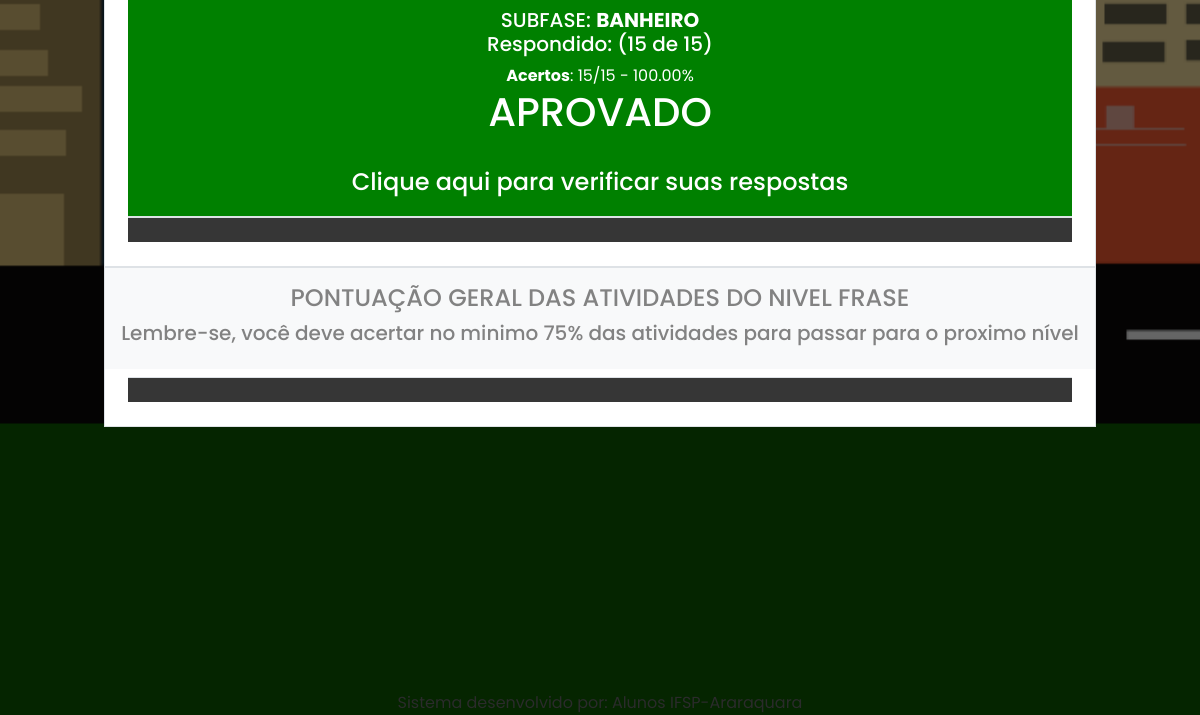
Page /SCORE/score.php (signed in, lower part) on the earlier database version.
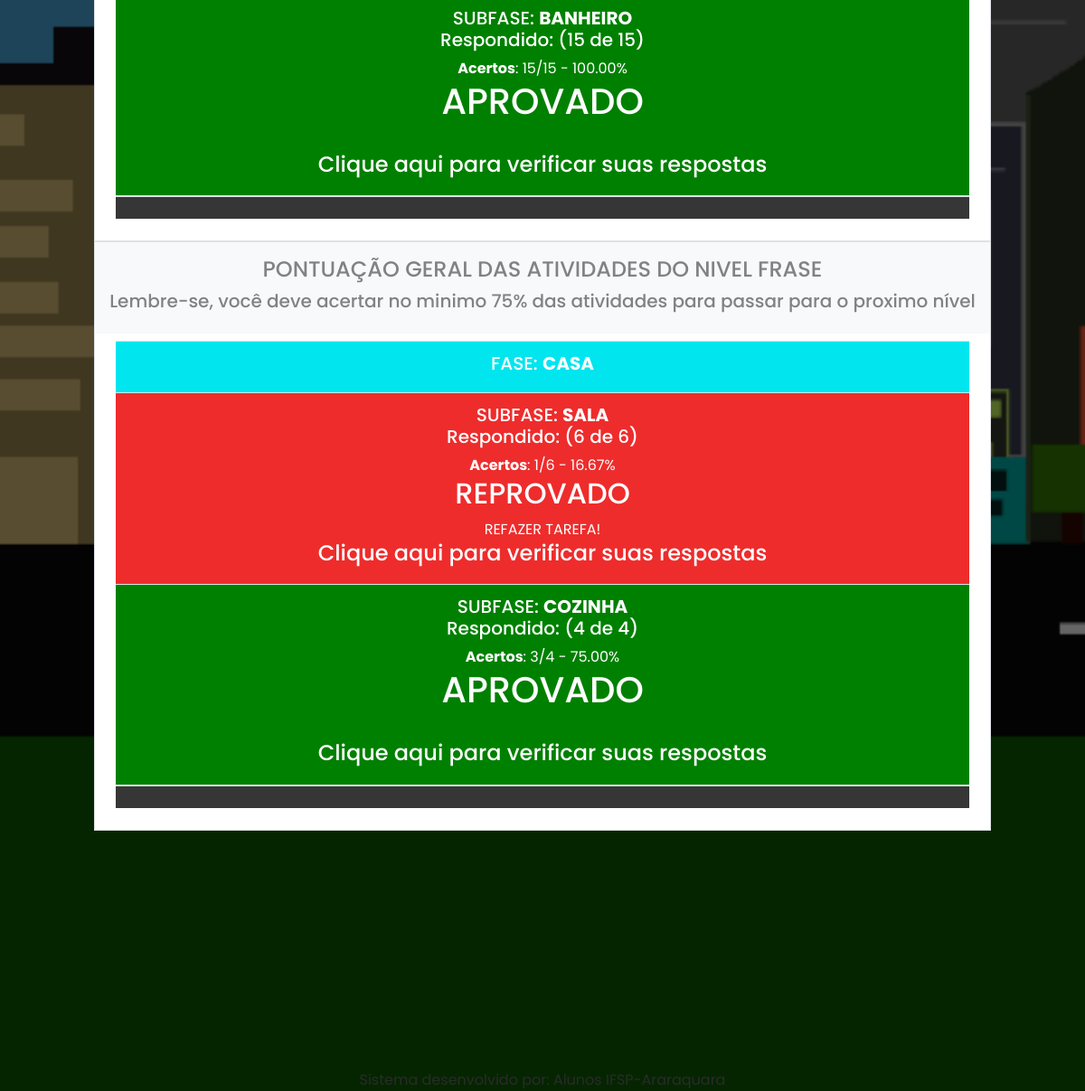
Same page on the later database version.
### tables this page shows
CREATE TABLE `resposta_frase` (
  `id_resposta_frase` int(11) NOT NULL,
  `resposta_frase_correta` varchar(100) NOT NULL,
  `resposta_frase_usuario` varchar(100) NOT NULL,
  `cod_usuario` int(11) NOT NULL,
  `cod_subfase` int(11) NOT NULL,
  `cod_frase` int(11) NOT NULL
);

CREATE TABLE `fase` (
  `id_fase` int(11) NOT NULL,
  `nome` varchar(100) NOT NULL
);

CREATE TABLE `subfase` (
  `id_subfase` int(11) NOT NULL,
  `nome` varchar(100) NOT NULL,
  `cod_fase` int(11) NOT NULL
);

### SCORE/score.php (called while the page is built, shortened)
<?php
include "../conexao.php";
include "../ABC/cabecalho_abc.php";
include "../ABC/menu_abc.php";
$select = "SELECT id_palavra, palavra FROM palavra";
$resultado = mysqli_query($conexao,$select)
   or die(mysqli_error($conexao));
while($linha=mysqli_fetch_assoc($resultado)){
  $palavra[$linha["id_palavra"]]=$linha["palavra"];
}
$select = "SELECT COUNT(id_palavra) as qtd, subfase.id_subfase as subfase
      FROM fase INNER JOIN subfase ON fase.id_fase = subfase.cod_fase";
$select.= " INNER JOIN palavra ON palavra.cod_subfase=subfase.id_subfase
          GROUP BY fase.id_fase, subfase.id_subfase ORDER BY fase.nome, subfase.nome";
$resultado = mysqli_query($conexao,$select)
or die(mysqli_error($conexao));
   while($linha=mysqli_fetch_assoc($resultado)){
     $subfase[$linha["subfase"]]=$linha["qtd"];
   }
$select = "SELECT COUNT(id_palavra) as qtd, subfase.id_subfase as subfase
      FROM fase INNER JOIN subfase ON fase.id_fase = subfase.cod_fase";
$select.= " INNER JOIN palavra ON palavra.cod_subfase=subfase.id_subfase
          INNER JOIN resposta ON
                    resposta.cod_palavra=palavra.id_palavra AND
                    cod_usuario='".$_SESSION["autorizado"]."'
          GROUP BY fase.id_fase, subfase.id_subfase ORDER BY fase.nome, subfase.nome";
$resultado = mysqli_query($conexao,$select)
or die(mysqli_error($conexao));
   while($linha=mysqli_fetch_assoc($resultado)){
     $subfase_usuario[$linha["subfase"]]=$linha["qtd"];
   }
$select = "SELECT COUNT(resposta) as qtd, cod_subfase FROM
           resposta
           WHERE cod_usuario='".$_SESSION["autorizado"]."'
           AND resposta=cod_palavra
          GROUP BY cod_subfase";
$resultado = mysqli_query($conexao,$select)
or die(mysqli_error($conexao));
   while($linha=mysqli_fetch_assoc($resultado)){
     $acerto_subfase_usuario[$linha["cod_subfase"]]=$linha["qtd"];
   }
 $select = "SELECT fase.nome as fase,
                   subfase.nome as subfase,
                   subfase.id_subfase as id_subfase,
                   resposta,
                   resposta.cod_palavra as questao
           FROM `resposta`
               INNER JOIN palavra ON
                       resposta.cod_palavra = palavra.id_palavra
               INNER JOIN subfase ON
                       resposta.cod_subfase=subfase.id_subfase AND
                       cod_usuario='".$_SESSION["autorizado"]."'";
$select.= "  INNER JOIN fase ON
                       subfase.cod_fase = fase.id_fase ORDER BY resposta.cod_subfase";
 $resultado = mysqli_query($conexao,$select)
   or die(mysqli_error($conexao));
  if(isset($_GET["pagina"])){
      $pagina=$_GET["pagina"];
      $consulta2 = "SELECT nome FROM subfase WHERE id_subfase = $pagina";
      $resultado2 = mysqli_query($conexao,$consulta2) or die("Erro na consulta2");
      $linha = mysqli_fetch_assoc($resultado2);
  }
    else{
      $linha["nome"]="scores";
  }
include "score_frase.php";
include "pagina_score.php";
include "pagina_score_frase.php";
?>

### SCORE/score_frase.php (called while the page is built, shortened)
<?php
$select_frase = "SELECT COUNT(id_frase) as qtd, subfase.id_subfase as subfase
      FROM fase INNER JOIN subfase ON fase.id_fase = subfase.cod_fase";
$select_frase.= " INNER JOIN frase ON frase.cod_subfase=subfase.id_subfase
          GROUP BY fase.id_fase, subfase.id_subfase ORDER BY fase.nome, subfase.nome";
$resultado_frase = mysqli_query($conexao,$select_frase)
or die(mysqli_error($conexao));
   while($linha_frase=mysqli_fetch_assoc($resultado_frase)){
     $subfase_frase[$linha_frase["subfase"]]=$linha_frase["qtd"];
   }
$select_frase= "SELECT COUNT(id_frase) as qtd, subfase.id_subfase as subfase
      FROM fase INNER JOIN subfase ON fase.id_fase = subfase.cod_fase";
$select_frase.= " INNER JOIN frase ON frase.cod_subfase=subfase.id_subfase
          INNER JOIN resposta_frase ON
                    resposta_frase.cod_frase=frase.id_frase AND
                    cod_usuario='".$_SESSION["autorizado"]."'
          GROUP BY fase.id_fase, subfase.id_subfase ORDER BY fase.nome, subfase.nome";
$resultado_frase = mysqli_query($conexao,$select_frase)
or die(mysqli_error($conexao));
   while($linha_frase=mysqli_fetch_assoc($resultado_frase)){
     $subfase_usuario_frase[$linha_frase["subfase"]]=$linha_frase["qtd"];
   }
$select_frase= "SELECT COUNT(resposta_frase_usuario) as qtd, cod_subfase FROM
           resposta_frase
           WHERE cod_usuario='".$_SESSION["autorizado"]."'
           AND resposta_frase_correta=resposta_frase_usuario
          GROUP BY cod_subfase";
$resultado_frase = mysqli_query($conexao,$select_frase)
or die(mysqli_error($conexao));
   while($linha_frase=mysqli_fetch_assoc($resultado_frase)){
     $acerto_subfase_usuario_frase[$linha_frase["cod_subfase"]]=$linha_frase["qtd"];
   }
 $select_frase= "SELECT fase.nome as fase,
                   subfase.nome as subfase,
                   subfase.id_subfase as id_subfase,
                   resposta_frase_usuario,
                   resposta_frase.resposta_frase_correta as questao
           FROM `resposta_frase`
               INNER JOIN frase ON
                       resposta_frase.cod_frase = frase.id_frase
               INNER JOIN subfase ON
                       resposta_frase.cod_subfase=subfase.id_subfase AND
                       cod_usuario='".$_SESSION["autorizado"]."'";
$select_frase.= "  INNER JOIN fase ON
                       subfase.cod_fase = fase.id_fase ORDER BY resposta_frase.cod_subfase";
 $resultado_frase = mysqli_query($conexao,$select_frase)
   or die(mysqli_error($conexao));
  if(isset($_GET["pagina"])){
      $pagina=$_GET["pagina"];
      $consulta2 = "SELECT nome FROM subfase WHERE id_subfase = $pagina";
      $resultado2 = mysqli_query($conexao,$consulta2) or die("Erro na consulta2");
      $linha= mysqli_fetch_assoc($resultado2);
  }
    else{
      $linha["nome"]="scores";
  }
?>

### SCORE/pagina_score_frase.php (the view, shortened to what this page needs)
<?php
 $fase_anterior_frase = "";
 $subfase_anterior_frase ="";
 echo '
                 <div class="col border bg-white">
                     <div class="row">
                         <div class="col py-3 px-md-3  bg-light d-flex flex-column justify-content-center align-items-center" style="color:#828282;">
                             <h4 style="text-align:center;">PONTUAÇÃO GERAL DAS ATIVIDADES DO NIVEL FRASE</h4>
                             <h5 style="text-align:center;"> Lembre-se, você deve acertar no minimo 75% das atividades para passar para o proximo nível</h5>
                         </div>
                     </div>
                     <div class="row m-2">
                     <table class="table text-center  table-striped">';
  while($linha=mysqli_fetch_assoc($resultado_frase)){
   $fase_atual_frase = $linha["fase"];
   if($fase_anterior_frase!=$fase_atual_frase){
        echo '<tbody style="">
                <tr>
                    <td colspan="3" style="background-color:#00E5EE;color:white;">
                                <h5>FASE: <b>'.$fase_atual_frase.'</b></h5>
                    </td>
                </tr>';
        $fase_anterior_frase = $fase_atual_frase;
    }
    $subfase_atual_frase = $linha["subfase"];
    if($subfase_anterior_frase!=$subfase_atual_frase){
        if($subfase_usuario_frase[$linha["id_subfase"]]==$subfase_frase[$linha["id_subfase"]]){
            $acerto_frase = $acerto_subfase_usuario_frase[$linha["id_subfase"]];
            $qtd_questoes_frase = $subfase_frase[$linha["id_subfase"]];
            $nota_frase = number_format((($acerto_frase/$qtd_questoes_frase)*100),2);
            if($nota_frase>=75){
                $status_fase_frase="green";
                $msg_status_frase = "<h1>APROVADO</h1>";
            }
            else{
                $status_fase_frase="#EE2C2C";
                $msg_status_frase = "<h2>REPROVADO</h2>
                <a href='limpar_respostas_frase.php?pagina=".$linha["id_subfase"]."' style='color:white;'>REFAZER TAREFA!</a>";
            }
        }
        else{
        $status_fase_frase="#EEC900";
        $msg_status_frase = "<h2>EM ANDAMENTO</h2>
                <a href='../ATIVIDADES/atividade_".$_SESSION["condicao_auditiva"]."_frase.php?pagina=".$linha["id_subfase"]."'style='color:white;'>CONTINUAR TAREFA!</a>";
        }
        if(isset($acerto_subfase_usuario_frase[$linha["id_subfase"]])){
            $porcentagem_frase = $acerto_subfase_usuario_frase[$linha["id_subfase"]]/$subfase_frase[$linha["id_subfase"]];
            $qtd_acerto_frase=$acerto_subfase_usuario_frase[$linha["id_subfase"]];
        }
        else{
            $qtd_acerto_frase=0;
            $porcentagem_frase=0;
        }
        $porcentagem_frase = number_format($porcentagem_frase*100,2);
        echo '
        <tr id="id_'.$subfase_atual_frase.'_frase">
            <td class="m-3" colspan="3"  style="background-color:'.$status_fase_frase.';color:white;">
            <h5>SUBFASE: <b> '.$subfase_atual_frase.'</br></b>
            Respondido: ('.$subfase_usuario_frase[$linha["id_subfase"]].' de
            '.$subfase_frase[$linha["id_subfase"]].')</h5>
            <b>Acertos</b>:
            '.$qtd_acerto_frase.'/'.
                $subfase_frase[$linha["id_subfase"]].' - '.$porcentagem_frase.'%
            <br />
            '.$msg_status_frase.'
            <br />
            <h4 style="cursor:pointer;">Clique aqui para verificar suas respostas</h4>
            </td>
        </tr>
        <script>
            $(function(){
                var status_'.$subfase_atual_frase.' = true;
                $("#id_'.$subfase_atual_frase.'_frase").click(function(){
                    if(status_'.$subfase_atual_frase.'){
                        $(".subfase_'.$subfase_atual_frase.'_frase").fadeIn();
                        status_'.$subfase_atual_frase.' = false;
                    }
                    else{
                        $(".subfase_'.$subfase_atual_frase.'_frase").fadeOut();
                        status_'.$subfase_atual_frase.' = true;
                    }
                });
            });
        </script>';
        $subfase_anterior_frase = $subfase_atual_frase;
    }
 }
 echo "
                        </tbody>
                        <tr><td colspan='3' style='height:5px;background-color:#363636'></td></tr>
                        </table>
                    </div>
                </div>
            </div>
        </div>
    </div>
";
include "../rodape.php";
?>

### ABC/cabecalho_abc.php (shortened to what this page needs)
<!DOCTYPE html>
<html>
    <head>
        <link rel="stylesheet" href="../css/bootstrap.min.css">
        <link rel="stylesheet" href="../css/style.css">
    </head>
    <body>

### SCORE/pagina_score.php (shortened to what this page needs)
<?php
 $fase_anterior = "";
 $subfase_anterior ="";
 echo '
 <main class="body'.$linha["nome"].'" style="height: 100%; padding-bottom:24%;" >
    <div class="container align-middle"   >
     <div class="row justify-content-center" >
         <div class="row card_atv">
             <div class="col justify-content-center align-items-center">
                 <div class="col border bg-white">
                     <div class="row">
                         <div class="col py-3 px-md-3  bg-light d-flex flex-column justify-content-center align-items-center" style="color:#828282;">
                             <h4 style="text-align:center;">PONTUAÇÃO GERAL DAS ATIVIDADES DO NIVEL PALAVRA</h4>
                             <h5 style="text-align:center;"> Lembre-se, você deve acertar no minimo 75% das atividades para passar para o proximo nível</h5>
                         </div>
                     </div>
                     <div class="row m-2">
                     <table class="table text-center  table-striped">';
  while($linha=mysqli_fetch_assoc($resultado)){
   $fase_atual = $linha["fase"];
   if($fase_anterior!=$fase_atual){
        echo '<tbody style="">
                <tr>
                    <td colspan="3" style="background-color:#00E5EE;color:white;">
                                <h5>FASE: <b>'.$fase_atual.'</b></h5>
                    </td>
                </tr>';
        $fase_anterior = $fase_atual;
    }
    $subfase_atual = $linha["subfase"];
    if($subfase_anterior!=$subfase_atual){
        if($subfase_usuario[$linha["id_subfase"]]==$subfase[$linha["id_subfase"]]){
            $acerto = $acerto_subfase_usuario[$linha["id_subfase"]];
            $qtd_questoes = $subfase[$linha["id_subfase"]];
            $nota = number_format((($acerto/$qtd_questoes)*100),2);
            if($nota>=75){
                $status_fase="green";
                $msg_status = "<h1>APROVADO</h1>";
            }
            else{
                $status_fase="#EE2C2C";
                $msg_status = "<h2>REPROVADO</h2>
                <a href='limpar_respostas.php?pagina=".$linha["id_subfase"]."' style='color:white;'>REFAZER TAREFA!</a>";
            }
        }
        else{
        $status_fase="#EEC900";
        $msg_status = "<h2>EM ANDAMENTO</h2>
                <a href='atividade_".$_SESSION["condicao_auditiva"].".php?pagina=".$linha["id_subfase"]."'style='color:white;'>CONTINUAR TAREFA!</a>";
        }
        if(isset($acerto_subfase_usuario[$linha["id_subfase"]])){
            $porcentagem = $acerto_subfase_usuario[$linha["id_subfase"]]/$subfase[$linha["id_subfase"]];
            $qtd_acerto=$acerto_subfase_usuario[$linha["id_subfase"]];
        }
        else{
            $qtd_acerto=0;
            $porcentagem=0;
        }
        $porcentagem = number_format($porcentagem*100,2);
        echo '
        <tr id="id_'.$subfase_atual.'">
            <td class="m-3" colspan="3"  style="background-color:'.$status_fase.';color:white;">
            <h5>SUBFASE: <b> '.$subfase_atual.'</br></b>
            Respondido: ('.$subfase_usuario[$linha["id_subfase"]].' de
            '.$subfase[$linha["id_subfase"]].')</h5>
            <b>Acertos</b>:
            '.$qtd_acerto.'/'.
                $subfase[$linha["id_subfase"]].' - '.$porcentagem.'%
            <br />
            '.$msg_status.'
            <br />
            <h4 style="cursor:pointer;">Clique aqui para verificar suas respostas</h4>
            </td>
        </tr>
        <script>
            $(function(){
                var status_'.$subfase_atual.' = true;
                $("#id_'.$subfase_atual.'").click(function(){
                    if(status_'.$subfase_atual.'){
                        $(".subfase_'.$subfase_atual.'").fadeIn();
                        status_'.$subfase_atual.' = false;
                    }
                    else{
                        $(".subfase_'.$subfase_atual.'").fadeOut();
                        status_'.$subfase_atual.' = true;
                    }
                });
            });
        </script>';
        $subfase_anterior = $subfase_atual;
    }
 }
 echo "
                        </tbody>
                        <tr><td colspan='3' style='height:5px;background-color:#363636'></td></tr>
                        </table>
                    </div>
                </div>
";
?>

### rodape.php
</main>
<footer class='fixed-bottom'>
<span> Sistema desenvolvido por: Alunos IFSP-Araraquara</span>
</footer>
</body>
</html>

### css/style.css (style rules this page uses)
* { margin: 0; border: 0; padding: 0; box-sizing: border-box; font-family: "Poppins", sans-serif; }
.bodyscores { background: url("../img/fundo/scores.png")no-repeat; background-size: cover; min-height: 100%; }
.card_atv { margin-top: 8%; }
footer { text-align:center; color: rgb(43, 43, 43); }

Differences in the rows shown:
added resposta_frase: fase.nome "CASA", cod_subfase.nome "SALA", cod_subfase.id_subfase "6", cod_subfase.id_subfase "1", cod_subfase.id_subfase "16.67"
added resposta_frase: cod_subfase.nome "COZINHA", cod_subfase.id_subfase "4", cod_subfase.id_subfase "3", cod_subfase.id_subfase "75.00", shows "APROVADO"
